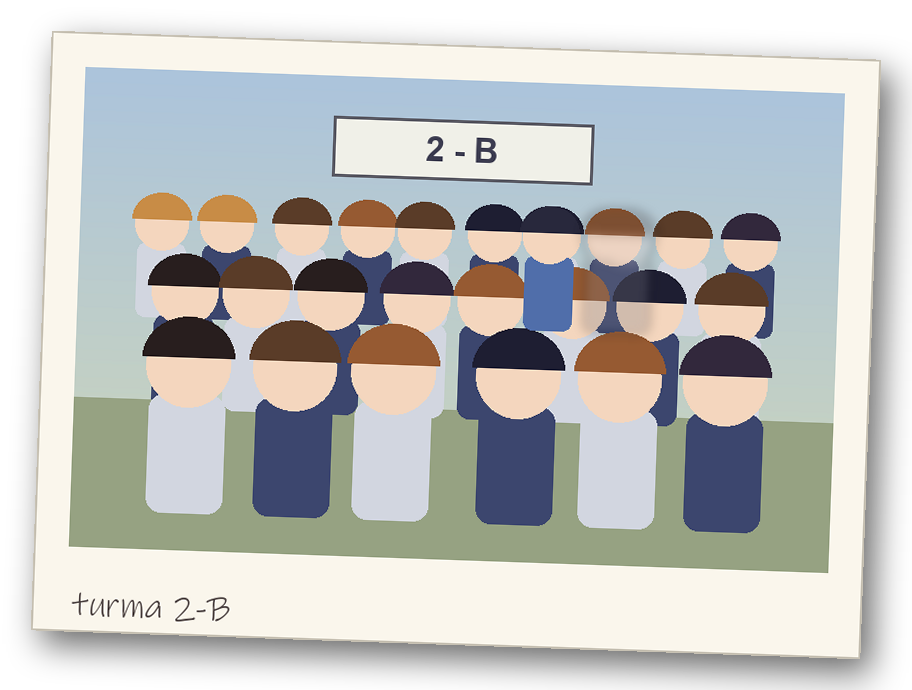
#> input picture assets/inserts/photo_class.png, 912 x 690 px
$ python -i make_scenes.py   (imports and definitions only)
#> lines starting #> are read from the running program, lines starting #| are printed output that depends on the picture
#> further down, picture is the input picture: PIL image 912x690 RGBA; mean R, G, B, A 147, 147.7, 145, 207.3
#!/usr/bin/env python3
"""Gera cenários e objetos ilustrados que as descrições do roteiro pedem e o jogo não tinha.

Uso: python tools/make_scenes.py   (requer Pillow)

Cenários (1376x768) em assets/backgrounds/: bedroom_morning, bedroom_night, bus_rain,
cafeteria, infirmary, gym.
Objetos (cartões com sombra) em assets/inserts/: bilhete, notebook, desk_km, clock_2147,
photo_class, photo_kids, yearbook, roster, stopwatch, lunchboxes, white_lantern, wall_nao_suba.

São ilustrações simples feitas por código; quando houver arte de IA/artista, basta substituir
os PNGs mantendo os nomes.
"""
import math
import os
import random

from PIL import Image, ImageChops, ImageDraw, ImageEnhance, ImageFilter, ImageFont

ROOT = os.path.dirname(os.path.dirname(os.path.abspath(__file__)))
BG = os.path.join(ROOT, "assets", "backgrounds")
INS = os.path.join(ROOT, "assets", "inserts")
# [1 line not run here, left out]
W, H = 1376, 768
rng = random.Random(2026)
FONT_DIR = "C:/Windows/Fonts/"


# [7 lines left out: function font, not called in this run]


def hand(size):
    return font("Inkfree.ttf", size)


# ----------------------------------------------------------------- utilidades
# [21 lines left out: functions gradient, glow_layer, not called in this run]


def noise(img, amount=10):
    n = Image.effect_noise(img.size, amount).convert("RGB")
    return ImageChops.add(img, n, scale=1.0, offset=-128)


# [6 lines left out: function vignette, not called in this run]


def painterly(img, blur=1.0):
    """Efeito de pintura: achata as cores com filtro de mediana, suaviza e dá grão de pincel."""
#> called with blur = 1
    base = img.convert("RGB")
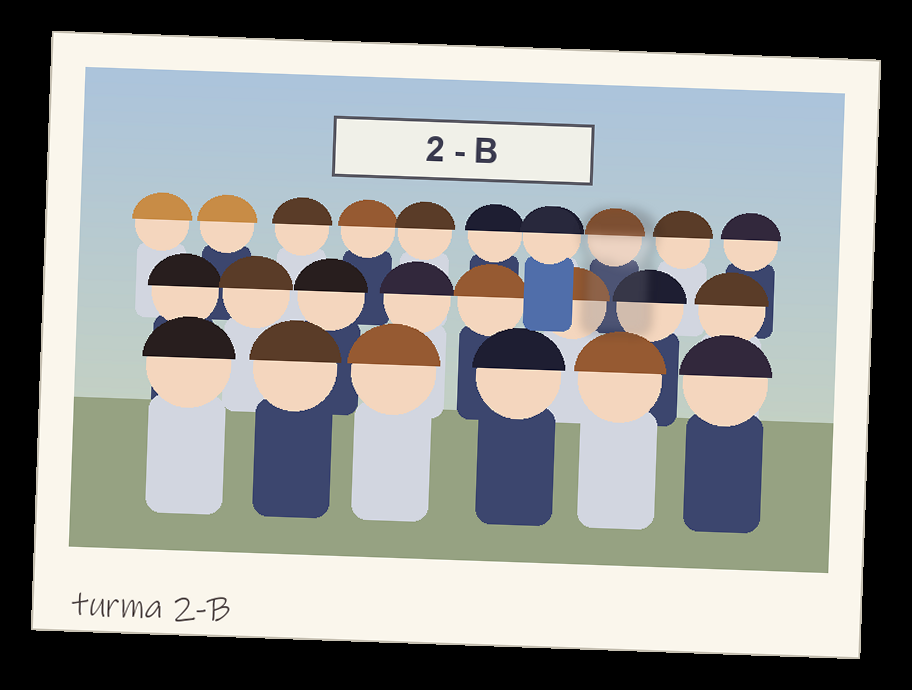
#> base: PIL image 912x690 RGB; mean R, G, B 147, 147.7, 145
    flat = base.filter(ImageFilter.MedianFilter(7)).filter(ImageFilter.GaussianBlur(blur))
    soft = Image.blend(flat, base.filter(ImageFilter.GaussianBlur(blur * 1.6)), 0.35)
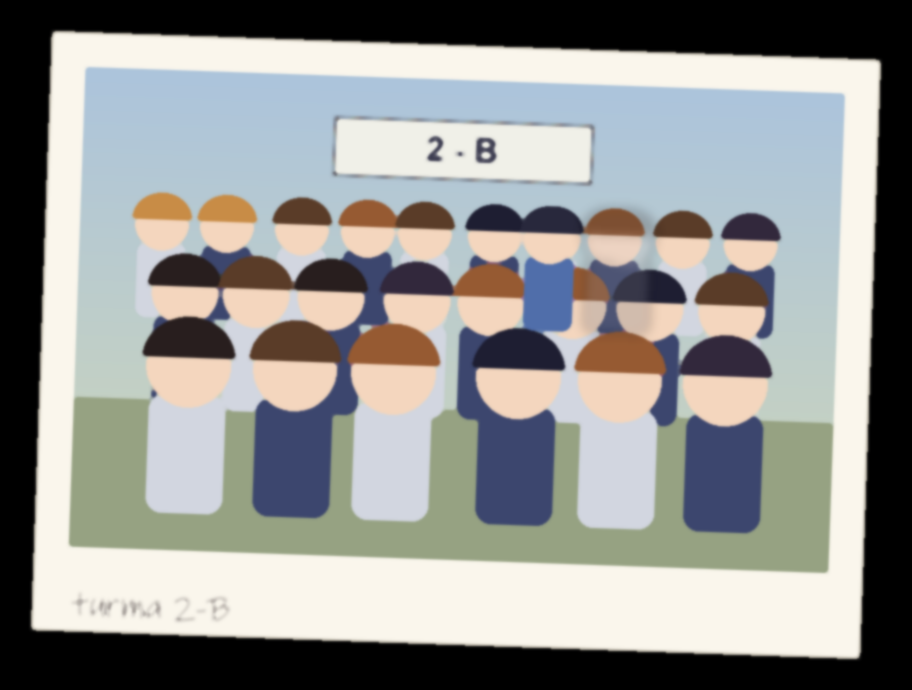
#> soft: PIL image 912x690 RGB; mean R, G, B 147.1, 147.9, 145.1
    edges = soft.filter(ImageFilter.UnsharpMask(radius=4, percent=90, threshold=3))
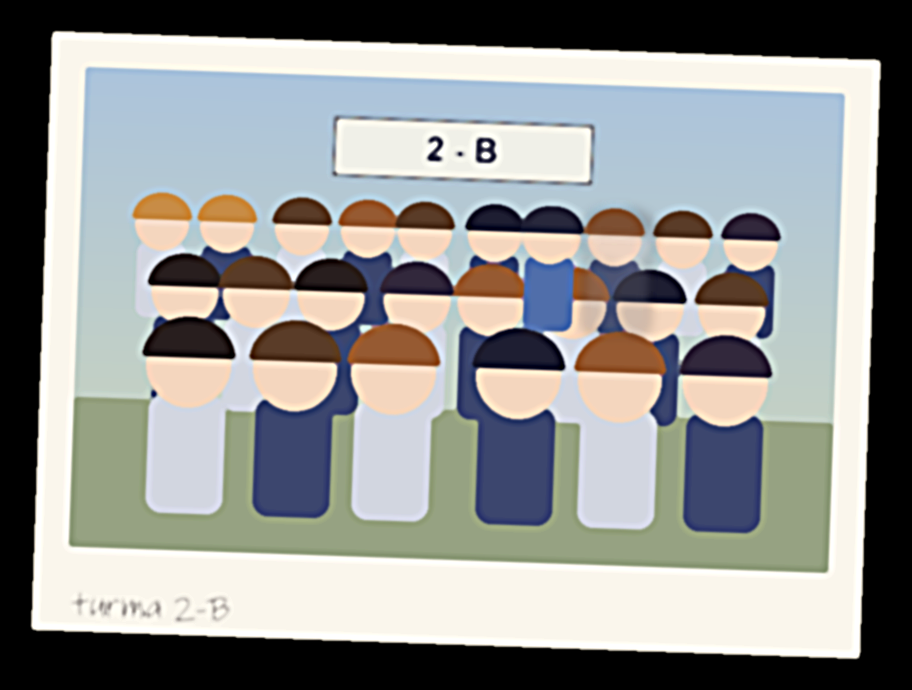
#> edges: PIL image 912x690 RGB; mean R, G, B 147, 148.2, 145.7
    brush = Image.effect_noise(base.size, 24).convert("RGB").filter(ImageFilter.GaussianBlur(1.4))
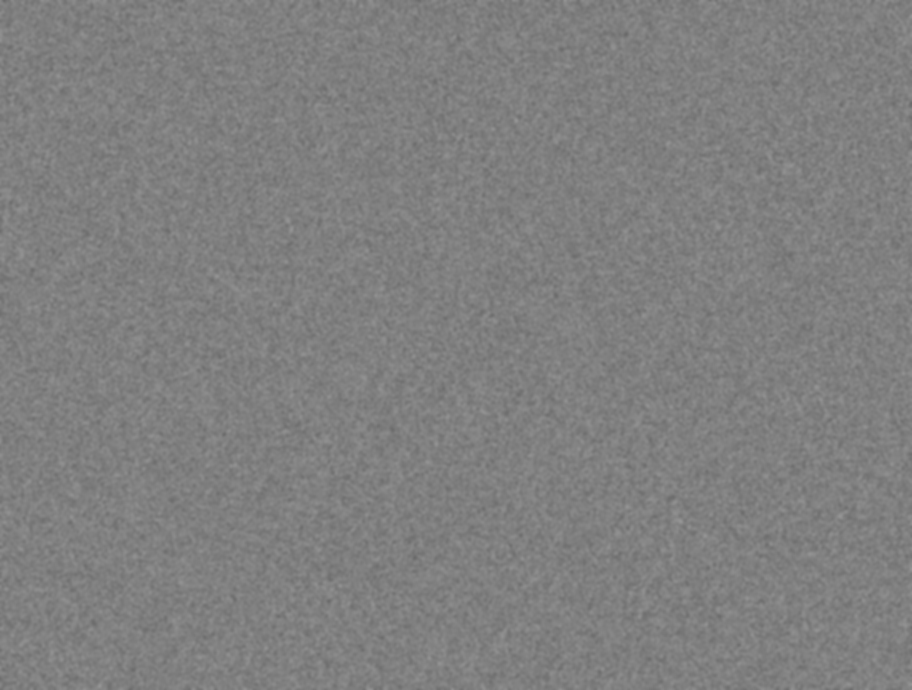
#> brush: PIL image 912x690 RGB; min 106, max 149, mean 127.5
    out = ImageChops.add(edges, brush, scale=1.0, offset=-128)
    return noise(out, 5)


def quad(d, pts, fill, outline=None):
    d.polygon(pts, fill=fill, outline=outline)


def save_bg(img, name):
    img.convert("RGB").save(os.path.join(BG, name + ".png"))
    print("cenário:", name)


def save_insert(img, name):
    img.save(os.path.join(INS, name + ".png"))
    print("objeto:", name)


# ----------------------------------------------------------------- cenários
# [219 lines left out: functions bedroom, bus_rain, perspective_floor, cafeteria, infirmary, gym, not called in this run]


# ----------------------------------------------------------------- objetos (cartões)
CARD = (900, 620)


def card_base(size=CARD):
    return Image.new("RGBA", size, (0, 0, 0, 0))


# [348 lines left out: functions with_shadow, paper, text_on, polaroid, figure, make_bilhete and 11 more, not called in this run]


# [20 lines not run here, left out]

>>> from PIL import Image
>>> picture = Image.open('../assets/inserts/photo_class.png')
>>> result = painterly(picture)

$ run again, on assets/inserts/bilhete.png
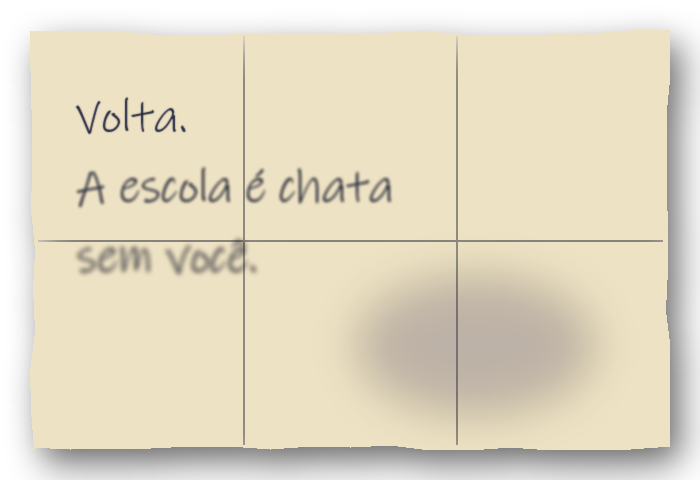
#> input picture assets/inserts/bilhete.png, 700 x 480 px
#> picture is the input picture: PIL image 700x480 RGBA; mean R, G, B, A 180.1, 170.9, 149, 207.3
#> in painterly, `flat = base.filter(ImageFilter.MedianFilter(7)).filter(ImageFilter.Gau..`:
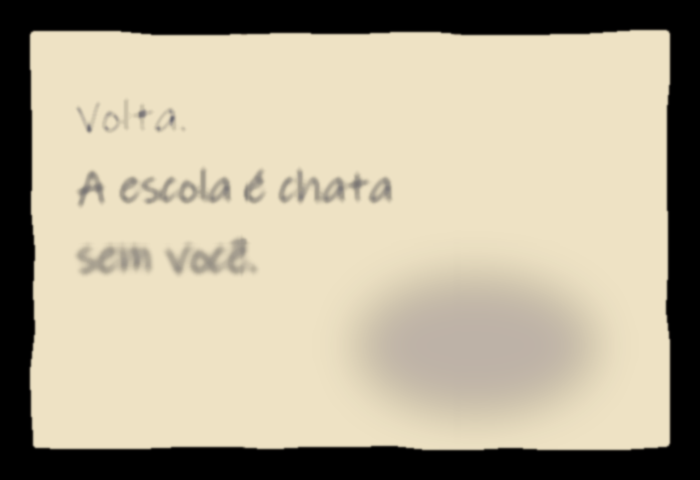
#> flat: PIL image 700x480 RGB; mean R, G, B 181.6, 172.4, 150.2
#> in painterly, `edges = soft.filter(ImageFilter.UnsharpMask(radius=4, percent=90, thre..`:
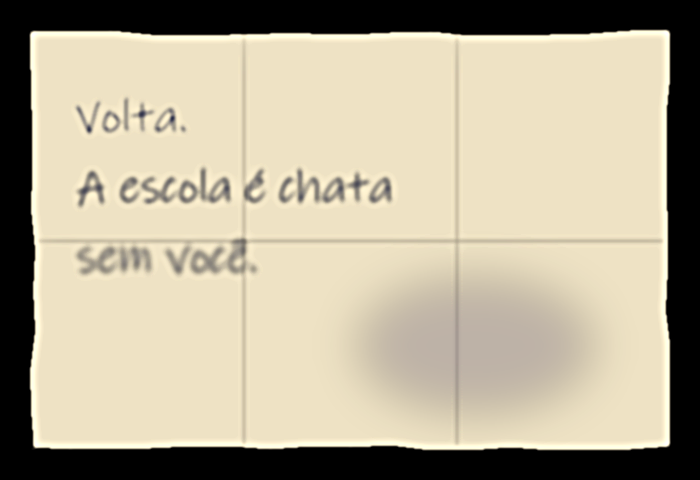
#> edges: PIL image 700x480 RGB; mean R, G, B 181.6, 172.7, 150.7

$ run again, on assets/inserts/clock_2147.png
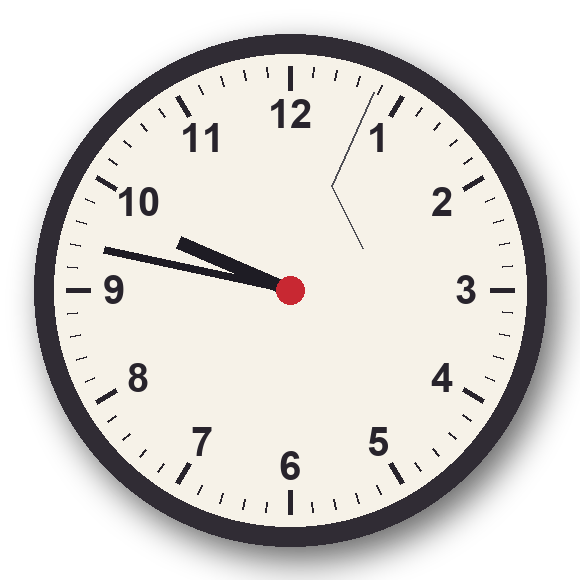
#> input picture assets/inserts/clock_2147.png, 580 x 580 px
#> picture is the input picture: PIL image 580x580 RGBA; mean R, G, B, A 127, 124.2, 120.3, 162.4
#> in painterly, `flat = base.filter(ImageFilter.MedianFilter(7)).filter(ImageFilter.Gau..`:
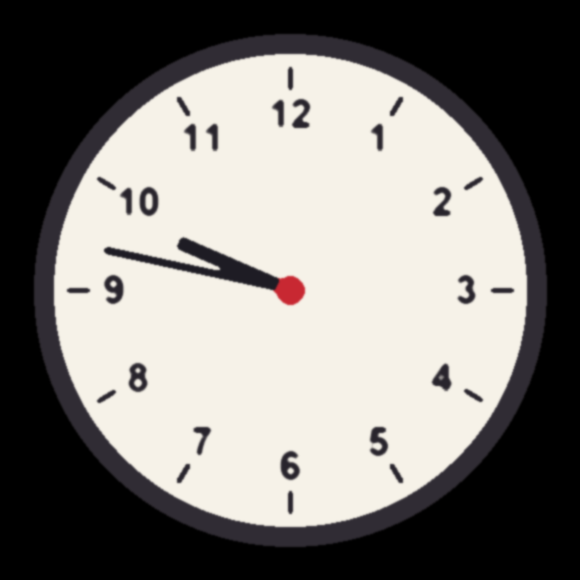
#> flat: PIL image 580x580 RGB; mean R, G, B 127.9, 125.2, 121.2
#> in painterly, `edges = soft.filter(ImageFilter.UnsharpMask(radius=4, percent=90, thre..`:
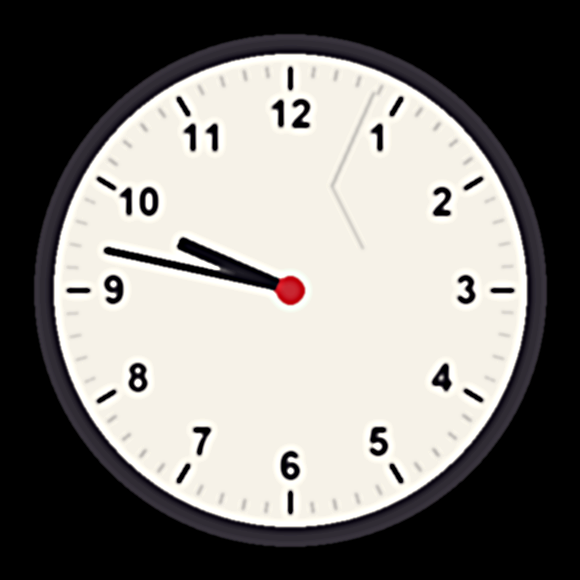
#> edges: PIL image 580x580 RGB; mean R, G, B 126.9, 124.4, 120.8
